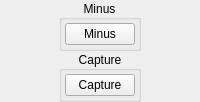
               <widget class="QWidget" name="buttonMiscButtonsMinusScreenshot" native="true">
                <layout class="QVBoxLayout" name="buttonMiscButtonsMinusScreenshotVerticalLayout">
                 <property name="spacing">
                  <number>0</number>
                 </property>
                 <property name="leftMargin">
                  <number>0</number>
                 </property>
                 <property name="topMargin">
                  <number>0</number>
                 </property>
                 <property name="rightMargin">
                  <number>0</number>
                 </property>
                 <property name="bottomMargin">
                  <number>0</number>
                 </property>
                 <item alignment="Qt::AlignHCenter">
                  <widget class="QGroupBox" name="buttonMiscButtonsMinusGroup">
                   <property name="title">
                    <string>Minus</string>
                   </property>
                   <property name="alignment">
                    <set>Qt::AlignCenter</set>
                   </property>
                   <layout class="QVBoxLayout" name="buttonMiscMinusVerticalLayout">
                    <property name="spacing">
                     <number>3</number>
                    </property>
                    <property name="leftMargin">
                     <number>3</number>
                    </property>
                    <property name="topMargin">
                     <number>3</number>
                    </property>
                    <property name="rightMargin">
                     <number>3</number>
                    </property>
                    <property name="bottomMargin">
                     <number>3</number>
                    </property>
                    <item>
                     <widget class="QPushButton" name="buttonMinus">
                      <property name="minimumSize">
                       <size>
                        <width>68</width>
                        <height>0</height>
                       </size>
                      </property>
                      <property name="maximumSize">
                       <size>
                        <width>68</width>
                        <height>16777215</height>
                       </size>
                      </property>
                      <property name="styleSheet">
                       <string notr="true">min-width: 68px;</string>
                      </property>
                      <property name="text">
                       <string>Minus</string>
                      </property>
                     </widget>
                    </item>
                   </layout>
                  </widget>
                 </item>
                 <item alignment="Qt::AlignHCenter">
                  <widget class="QGroupBox" name="buttonMiscButtonsScreenshotGroup">
                   <property name="title">
                    <string>Capture</string>
                   </property>
                   <property name="alignment">
                    <set>Qt::AlignCenter</set>
                   </property>
                   <layout class="QVBoxLayout" name="buttonMiscScrCapVerticalLayout">
                    <property name="spacing">
                     <number>3</number>
                    </property>
                    <property name="leftMargin">
                     <number>3</number>
                    </property>
                    <property name="topMargin">
                     <number>3</number>
                    </property>
                    <property name="rightMargin">
                     <number>3</number>
                    </property>
                    <property name="bottomMargin">
                     <number>3</number>
                    </property>
                    <item>
                     <widget class="QPushButton" name="buttonScreenshot">
                      <property name="minimumSize">
                       <size>
                        <width>68</width>
                        <height>0</height>
                       </size>
                      </property>
                      <property name="maximumSize">
                       <size>
                        <width>68</width>
                        <height>16777215</height>
                       </size>
                      </property>
                      <property name="styleSheet">
                       <string notr="true">min-width: 68px;</string>
                      </property>
                      <property name="text">
                       <string>Capture</string>
                      </property>
                     </widget>
                    </item>
                   </layout>
                  </widget>
                 </item>
                </layout>
               </widget>
